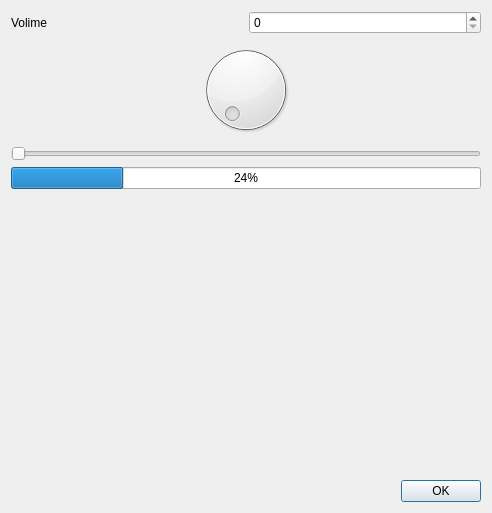
<?xml version="1.0" encoding="UTF-8"?>
<ui version="4.0">
 <class>Dialog</class>
 <widget class="QDialog" name="Dialog">
  <property name="geometry">
   <rect>
    <x>0</x>
    <y>0</y>
    <width>492</width>
    <height>513</height>
   </rect>
  </property>
  <property name="windowTitle">
   <string>Dialog</string>
  </property>
  <layout class="QVBoxLayout" name="verticalLayout">
   <item>
    <layout class="QHBoxLayout" name="horizontalLayout">
     <item>
      <widget class="QLabel" name="label">
       <property name="text">
        <string>Volime</string>
       </property>
      </widget>
     </item>
     <item>
      <widget class="QSpinBox" name="spinBox"/>
     </item>
    </layout>
   </item>
   <item>
    <widget class="QDial" name="dial"/>
   </item>
   <item>
    <widget class="QSlider" name="horizontalSlider">
     <property name="orientation">
      <enum>Qt::Horizontal</enum>
     </property>
    </widget>
   </item>
   <item>
    <widget class="QProgressBar" name="progressBar">
     <property name="value">
      <number>24</number>
     </property>
    </widget>
   </item>
   <item>
    <spacer name="verticalSpacer">
     <property name="orientation">
      <enum>Qt::Vertical</enum>
     </property>
     <property name="sizeHint" stdset="0">
      <size>
       <width>20</width>
       <height>268</height>
      </size>
     </property>
    </spacer>
   </item>
   <item>
    <widget class="QDialogButtonBox" name="buttonBox">
     <property name="standardButtons">
      <set>QDialogButtonBox::Ok</set>
     </property>
    </widget>
   </item>
  </layout>
 </widget>
 <resources/>
 <connections>
  <connection>
   <sender>spinBox</sender>
   <signal>valueChanged(int)</signal>
   <receiver>dial</receiver>
   <slot>setValue(int)</slot>
   <hints>
    <hint type="sourcelabel">
     <x>265</x>
     <y>22</y>
    </hint>
    <hint type="destinationlabel">
     <x>265</x>
     <y>64</y>
    </hint>
   </hints>
  </connection>
  <connection>
   <sender>spinBox</sender>
   <signal>valueChanged(int)</signal>
   <receiver>horizontalSlider</receiver>
   <slot>setValue(int)</slot>
   <hints>
    <hint type="sourcelabel">
     <x>395</x>
     <y>14</y>
    </hint>
    <hint type="destinationlabel">
     <x>373</x>
     <y>164</y>
    </hint>
   </hints>
  </connection>
  <connection>
   <sender>dial</sender>
   <signal>valueChanged(int)</signal>
   <receiver>spinBox</receiver>
   <slot>setValue(int)</slot>
   <hints>
    <hint type="sourcelabel">
     <x>355</x>
     <y>105</y>
    </hint>
    <hint type="destinationlabel">
     <x>353</x>
     <y>18</y>
    </hint>
   </hints>
  </connection>
  <connection>
   <sender>horizontalSlider</sender>
   <signal>valueChanged(int)</signal>
   <receiver>dial</receiver>
   <slot>setValue(int)</slot>
   <hints>
    <hint type="sourcelabel">
     <x>168</x>
     <y>160</y>
    </hint>
    <hint type="destinationlabel">
     <x>168</x>
     <y>110</y>
    </hint>
   </hints>
  </connection>
  <connection>
   <sender>horizontalSlider</sender>
   <signal>valueChanged(int)</signal>
   <receiver>spinBox</receiver>
   <slot>setValue(int)</slot>
   <hints>
    <hint type="sourcelabel">
     <x>318</x>
     <y>155</y>
    </hint>
    <hint type="destinationlabel">
     <x>331</x>
     <y>13</y>
    </hint>
   </hints>
  </connection>
  <connection>
   <sender>spinBox</sender>
   <signal>valueChanged(int)</signal>
   <receiver>progressBar</receiver>
   <slot>setValue(int)</slot>
   <hints>
    <hint type="sourcelabel">
     <x>298</x>
     <y>22</y>
    </hint>
    <hint type="destinationlabel">
     <x>289</x>
     <y>183</y>
    </hint>
   </hints>
  </connection>
 </connections>
</ui>
